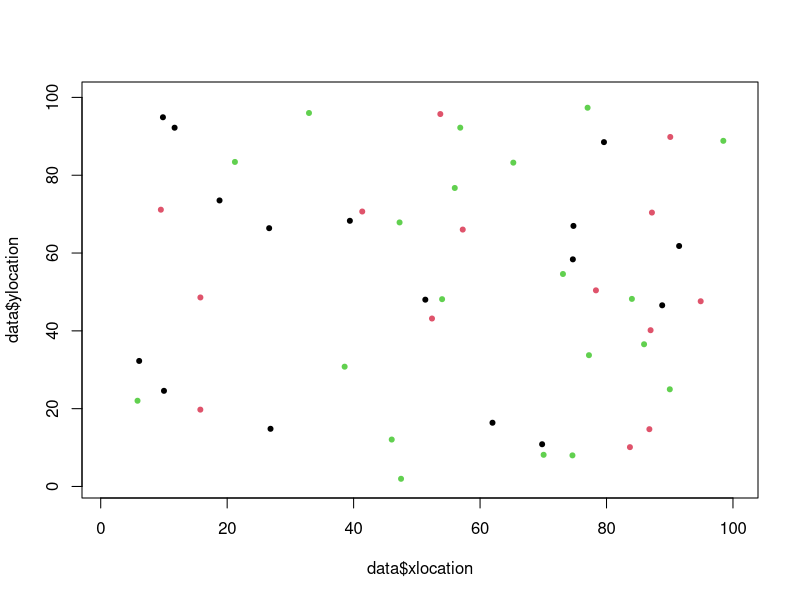

Source code (R): (Note: this script raises an error after producing the figure.)
### This version of the model still has a "phenomenological" density function that won't be in the final code.
#BetaCode branch has a version without this function, and with slightly more organized code, but not totally parameterized yet



#Load packages
library(tidyverse) 
library(gridExtra)


### Initialize params ###

# Set up a grid to represent land
#Place individuals on plot
xsize = ysize = 100
numInd = 50
numSpecies = 3
data <-  tibble("ID" = 1:numInd, "age" = sample(150, numInd, replace = TRUE), 
                 species = sample(numSpecies, numInd, replace = TRUE), "xlocation" = runif(numInd, 0, 100), 
                 "ylocation" = runif(numInd,0,100), "parentalDistance" = 0)

herbivores <- data %>%  slice_sample(n = 25) %>% select(-c(ID, age, parentalDistance))
herbivores <- herbivores %>% mutate(ID = 1:nrow(herbivores), age = 0)
plot(data$xlocation, data$ylocation, col = data$species, pch = 20, xlim = c(1,100), ylim = c(1,100))

#Set up rates of birth/death/growth etc...
deltaT = 1 #1 year periods of growth
ageChange = deltaT
maxAge = 150
seeds = 2
dispParam = 10 #dispersalParam
DensParam = 4 #DensityParam
DensParam1 = 2
uniqueSp = unique(data$species)
numYears = 10000

#Herbivore initials
HerbDensParam = 4.8
HerbEffectiveness = 2.3

speciesPop = NULL
herbPop = NULL
agePops = NULL
herbAgePop = NULL





### MAIN LOOP ####


for(t in seq(0, numYears, by = deltaT)){ 
  #grow
  data$age = data$age + deltaT
  herbivores$age = herbivores$age + 1
  
  #disperse seeds/
  Ind = data[1, ]
  babies <- dispersal(data)
  #survival of seeds
  babies <- seedPredation(babies, babies$parentalDistance)
  data <- bind_rows(data, babies)
  #Background death of adults. Death rate decreases with age
  data <- backgroundDeath(data, data$age)
  
  #Conspecific density death
  livePastDens = NULL
  for (k in 1:length(uniqueSp)){
    sp = uniqueSp[k]
    subPop = subset(data, species == sp)
    survived <- densityPredation(subPop)
    livePastDens <-  bind_rows(livePastDens, survived)
    livePastDens <- livePastDens[order(livePastDens$ID), ]
  }
  data <- livePastDens
  #trees over max age die
  
  countSpecies <- speciesSize(data$species)
  speciesPop <-  bind_rows(speciesPop, countSpecies)
  
  #Herbivores die
  herbivores <- herbivoreDeath(data, herbivores)
  
  
  #Herbivores reproduce
  newHerbivores <- herbivoreGrowth(data, herbivores)
  herbivores <- bind_rows(herbivores, newHerbivores)
  herbivores <- herbivores[!duplicated(herbivores$xlocation) & !duplicated(herbivores$ylocation),]
  
  #Supplemental
  countHerbs <- speciesSize(herbivores$species)
  herbPop <- bind_rows(herbPop, countHerbs)
  
  #Herbivores damage trees
  data <-  herbivory(data, herbivores)
  
  
  #Supp  functions
  ages <- tibble("gen" = t, "babies" = nrow(subset(data, age < 6)), "young" = nrow(subset(data, age >= 6 & age <=20)), "middle aged" = nrow(subset(data, age > 20 &
                                                                                                   age < 50)), 
                 "old" = nrow(subset(data, age >= 50)))
  
  herbAges <- tibble("gen" = t, "babies" = nrow(subset(herbivores, age < 6)), 
                     "young" = nrow(subset(herbivores, age >= 6 & age <=20)),
                     "middle aged" = nrow(subset(herbivores, age > 20 &                                                                                                                                 age < 50)), 
                     "old" = nrow(subset(herbivores, age >= 50)))
  
  agePops <- bind_rows(agePops, ages)
  herbAgePop <- bind_rows(herbAgePop, herbAges)
  #plot(data$xlocation, data$ylocation, col = data$species, pch = 20, xlim = c(1,100), ylim = c(1,100))
  #plot(herbivores$xlocation, herbivores$ylocation, col = herbivores$species, pch = 20, xlim = c(1,100), ylim = c(1,100))
  
  print(t)

}



##### MAIN FUNCTIONS #######

#Disperse 10 seeds per parent
dispersal <- function(Trees){
    babies = NULL
    for (i in 1:nrow(Trees)){
      eachAdult = Trees[i,]
      for (j in 1:seeds){
        baby = Trees[1, ]
        baby$age = as.integer(0)
        baby$ID  = max(data$ID) + (10*(i-1)) + j
        baby$species  =  eachAdult$species
        babyDist = (rnorm(1, mean=0, sd=dispParam))
        xDirection = runif(1)
        baby$xlocation = ((xDirection*babyDist) + eachAdult$xlocation) %% xsize
        baby$ylocation = (((1-xDirection) * babyDist) + eachAdult$ylocation) %% ysize
        baby$parentalDistance = abs(babyDist)
        babies <- bind_rows(babies, baby)
      }
    }
    return(babies)
    
}



#Seeds predated based on distance from parent
seedPredation <- function(Babies, parentalDist){
  babySurv = NULL
  for (i in 1:nrow(Babies)){
    dist = parentalDist[i]
    danger = runif(1)*(1/(dist))
    indLive = danger < .07
    babySurv[i] = indLive
  }
  return(Babies[babySurv, ])
}

#predation based on conspecifics nearby
densityPredation <- function(subPop){
  survived = NULL
  #dead = NULL
  for (i in 1:nrow(subPop)){
    #subPop <- subset(subPop, !(ID %in% dead$ID) )
    neighbors <-  NULL
    ind <- subPop[i, ]
    xNeighbors = data.frame(subset(subPop, xlocation <= ind$xlocation + DensParam & 
                                     xlocation >= ind$xlocation - DensParam
                                   & xlocation != ind$xlocation))
    yNeighbors = data.frame(subset(subPop, ylocation <= ind$ylocation + DensParam & 
                                     ylocation >= ind$ylocation - DensParam
                                   & ylocation != ind$ylocation))
    neighbors = intersect(xNeighbors, yNeighbors)
    neighbors = unique(neighbors)
    prob <- ifelse(nrow(neighbors)>0,  (DensParam1 * (ind$age+1))/(((max(neighbors$age))+1)*
                                                                     (nrow(neighbors))),
                   1.01)
    luck = runif(1)
    if(runif(1) < prob){
      survived <- bind_rows(ind , survived)
    } 
  }
  return(survived)
}

#Natural Background death
backgroundDeath <- function(population, age){
  living = c()
  probDeath = c()
  for (i in 1:nrow(population)){
    probDeath[i] <- ifelse(age[i] > 0,  0.3/(age[i]), 0.3)
    alive <- (runif(1) > probDeath[i])
    living[i] = alive
  }
  return(population[living,])
}






#### HERBIVORY STUFF ######


#Herbivory function: herbivores kill trees
herbivory <- function(trees, herbivores){
  deadTrees = NULL
  for (i in 1:nrow(herbivores)){
    indHerbivore = herbivores[i, ]
    infected = data[data$xlocation == indHerbivore$xlocation  & data$ylocation == indHerbivore$ylocation, ]
    probSurv = (((infected$age+3)) / (((indHerbivore$age)+1)*HerbEffectiveness))
    if(probSurv < 1){
      deadTrees <- bind_rows(deadTrees, infected)
    }
  }
  deadID = deadTrees$ID
  return(subset(trees, !(ID %in% deadID)))
}

herbivoreGrowth <- function(trees, herbivores){
  infectedTrees <- NULL
  for (i in 1:nrow(herbivores)){
    indHerbivore <- herbivores[i, ]
    # for (j in 1:7){
    #   xDisplacement <- (indHerbivore$xlocation + rnorm(1,0, sd = 6))
    #   yDisplacement <- (indHerbivore$ylocation + rnorm(1,0, sd = 6))
    #   infectedTree <- subset(trees, xlocation > xDisplacement - 4 & xlocation < xDisplacement + 4 &
    #                            ylocation > yDisplacement - 4 & ylocation < yDisplacement + 4 &
    #                            xlocation != indHerbivore$xlocation & ylocation != indHerbivore$ylocation &
    #                            species == indHerbivore$species)
    #   infectedTrees <- bind_rows(infectedTrees, infectedTree)
    # }
    infectedTree <- subset(trees, xlocation > indHerbivore$xlocation - HerbDensParam & xlocation < indHerbivore$xlocation + 
                             HerbDensParam & ylocation > indHerbivore$ylocation - 
                             HerbDensParam & ylocation < indHerbivore$ylocation + HerbDensParam &
                            xlocation != indHerbivore$xlocation & ylocation != indHerbivore$ylocation &
                           species == indHerbivore$species)
    infectedTrees <- bind_rows(infectedTrees, infectedTree)
  }
  if(nrow(infectedTrees) > 0){
    newHerbivores <- infectedTrees %>%  select(-c(parentalDistance, ID, age)) %>% 
      mutate(ID = seq(max(herbivores$ID)+1, 
      max(herbivores$ID)+nrow(infectedTrees)), age = 0)
  }else{
    newHerbivores <- NULL
  }
  return(newHerbivores)
}

herbivoreDeath <- function(trees, herbivores){
  dead = NULL
  totalInf = NULL
  for (i in 1:nrow(herbivores)){
    indHerbivore = herbivores[i, ]
    infected = data[data$xlocation == indHerbivore$xlocation  & data$ylocation == indHerbivore$ylocation, ]
    if (nrow(infected) < 1){
      dead <- bind_rows(dead, indHerbivore)
    }
  }
  herbID = dead$ID
  return(subset(herbivores, !(ID %in% herbID)))
}






### SUPPLEMENTAL FUNCTIONS###
#Plot pathogen vs trees
grid.arrange(plotSpecies(speciesPop), plotHerbSpecies(herbPop), ncol = 1)

#Plot the age distribution over time of trees
agePops1 <-  pivot_longer(agePops, cols = !gen, names_to = "Group", values_to = "Count")
agePopGraph <- ggplot(agePops1, aes(gen, Count, color = Group))+
  geom_line()

herbAgePop1 <-  pivot_longer(herbAgePop, cols = !gen, names_to = "Group", values_to = "Count")
herbAgeGraph <- ggplot(herbAgePop1, aes(gen, Count, color = Group))+
  geom_line()

grid.arrange(agePopGraph, herbAgeGraph, ncol = 1)


#plot adult pop
herbivoreOld <- subset(herbivores, age > 50)
herbAgePopOld <-  pivot_longer(herbivoreOld, cols = !gen, names_to = "Group", values_to = "Count")
herbAgeGraph <- ggplot(herbAgePopOld, aes(gen, Count, color = Group))+
  geom_line()


agePopGraph <- ggplot(agePops, aes(gen, old))+
  geom_line()
#Used to plot population over time
plotSize <- function(popSize){
  popTime <- tibble("gen" = c(1:length(popSize)), "population" = popSize)
  plot(popTime$gen, popTime$population, type = "b", col = "blue")
}

#used to plot average density for a specific parameter
densSize <- function(xlocation, ylocation){
  Densities = NULL
  for (i in seq(0,95, by = 5)){
    popSegment = subset(xlocation, xlocation > i & xlocation < i+5)
    Densities = c(Densities, length(popSegment))
  }
  return(mean(Densities))
}

#Track population of each species
speciesSize <- function(speciesTypes){
  a = speciesTypes[speciesTypes == 1]
  b = speciesTypes[speciesTypes == 2]
  c = speciesTypes[speciesTypes == 3]
  
  df <- tibble("Species 1" = length(a), "Species 2" = length(b), "Species 3" = length(c))
  return(df)
}


#Plot amount of each species
plotSpecies <- function(speciesPop){
  speciesPop <- add_column(speciesPop, gen = 1:nrow(speciesPop))
  speciesPop <- pivot_longer(speciesPop, cols = starts_with("Species"), names_to = "Species",
                             names_prefix = "Species ", values_to = "Count")
  ggplot(data = speciesPop, aes(gen, Count, col = Species))+
    geom_point()+
    geom_line()+
    ylim(0, max(speciesPop$Count))+
    ylab("Tree Count")
  
}
plotHerbSpecies <- function(speciesPop){
  speciesPop <- add_column(speciesPop, gen = 1:nrow(speciesPop))
  speciesPop <- pivot_longer(speciesPop, cols = starts_with("Species"), names_to = "Species",
                             names_prefix = "Species ", values_to = "Count")
  ggplot(data = speciesPop, aes(gen, Count, col = Species))+
    geom_point()+
    geom_line()+
    ylim(0, max(speciesPop$Count))+
    ylab("Herbivore Count")
  
}
#If want to track pop/dens put this in main loop and recreate variables popSize and avgDens
#Then use plotSize and densSize functions
popSize = c(popSize, nrow(data))
currentDens <- densSize(data$xlocation, data$ylocation)
avgDens <- c(avgDens, currentDens)
